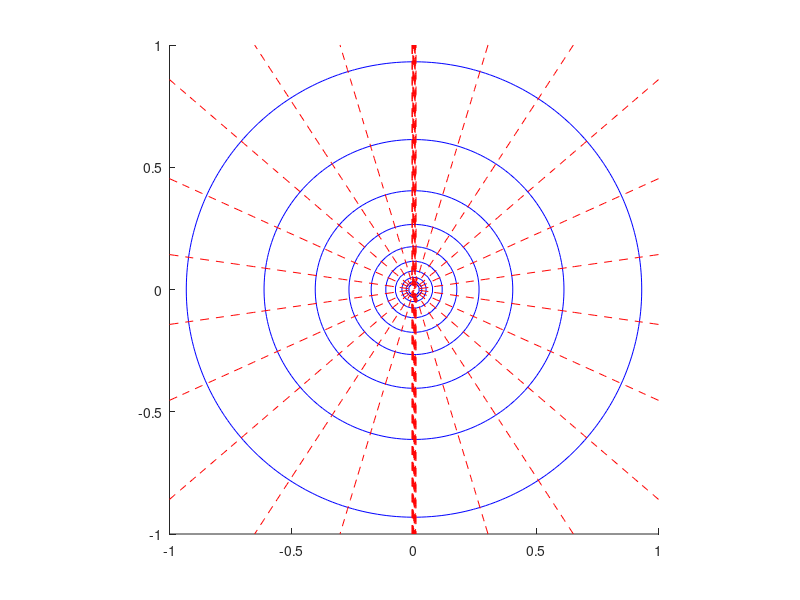

Recreate this plot in MATLAB.
y = linspace(-1, 1, 100);
x = linspace(-1, 1, 100);

[X, Y] = meshgrid(x, y);
gamma = 1;
phi = gamma*atan(Y./X)/(2*pi) ;
psi = -gamma*log(sqrt(X.^2 + Y.^2))/(2*pi) ;


% figure1 = figure; 

hold all;
contour(X, Y, psi, 20, '-b', linewidth=2);
contour(X, Y, phi, 20, '--r', linewidth=2);
pbaspect([1 1 1]);
% set(h,'Visible','off')
% axis off
% axis image
% saveas(figure1,'finename.png')

